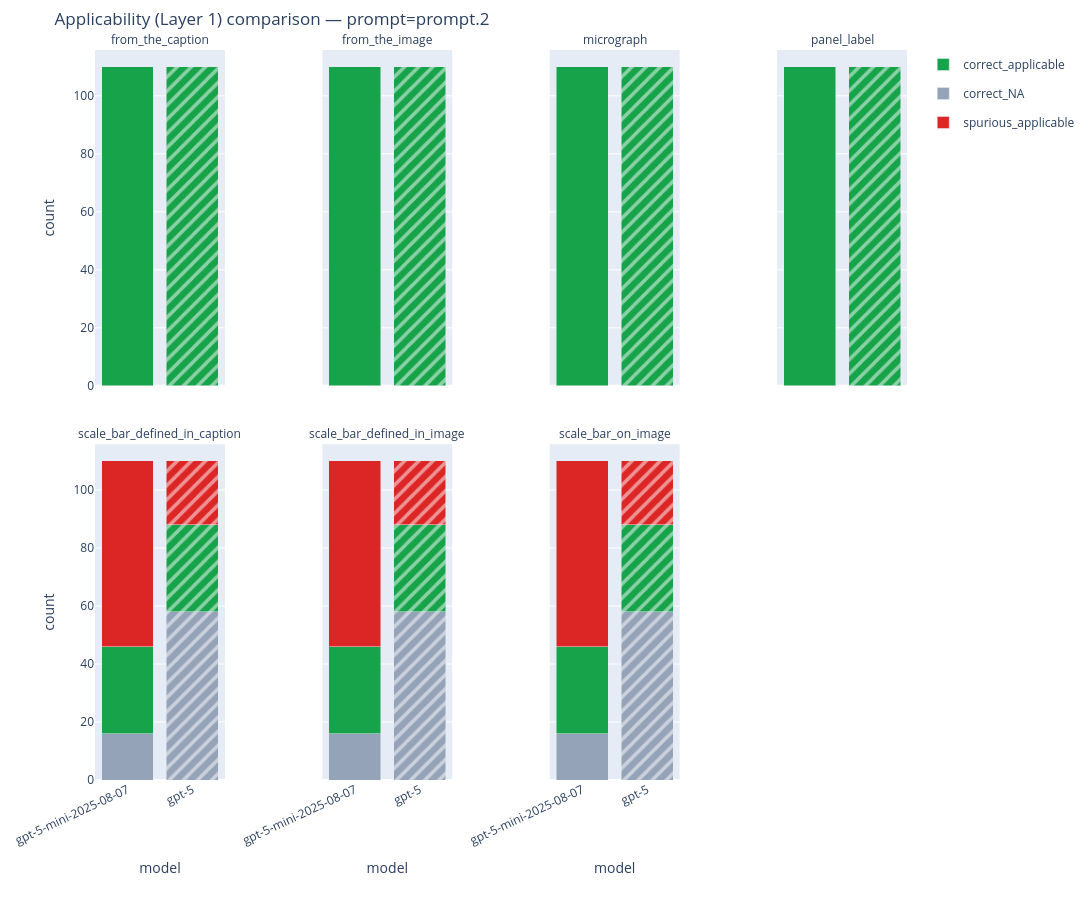

Here is the notebook cell this chart was saved with:
### Code cell
fig_layer1_model = plot_comparison_layer1(
    summaries,
    compare="model",
    prompt=PROMPT,
)
fig_layer1_model.update_layout(
    height=LAYER1_FIG_HEIGHT,
    width=LAYER1_FIG_WIDTH,
    autosize=True,
    margin=dict(l=40, r=20, t=50, b=120),
)
fig_layer1_model.show()

### Figure 1 — Plotly figure (JSON) as saved in the notebook; plotly's stock layout.template omitted (floating-point values rounded to 4 significant figures)
{"data": [{"customdata": [["from_the_caption", "gpt-5-mini-2025-08-07"], ["from_the_caption", "gpt-5"]], "hovertemplate": "field=%{customdata[0]}<br>model=%{customdata[1]}<br>correct_applicable=%{y}<extra></extra>", "legendgroup": "correct_applicable", "marker": {"color": "#16a34a", "pattern": {"fgcolor": "#ffffff", "shape": ["", "/"], "solidity": 0.35}}, "name": "correct_applicable", "showlegend": true, "type": "bar", "x": ["gpt-5-mini-2025-08-07", "gpt-5"], "xaxis": "x", "y": [110, 110], "yaxis": "y"}, {"customdata": [["from_the_image", "gpt-5-mini-2025-08-07"], ["from_the_image", "gpt-5"]], "hovertemplate": "field=%{customdata[0]}<br>model=%{customdata[1]}<br>correct_applicable=%{y}<extra></extra>", "legendgroup": "correct_applicable", "marker": {"color": "#16a34a", "pattern": {"fgcolor": "#ffffff", "shape": ["", "/"], "solidity": 0.35}}, "name": "correct_applicable", "showlegend": false, "type": "bar", "x": ["gpt-5-mini-2025-08-07", "gpt-5"], "xaxis": "x2", "y": [110, 110], "yaxis": "y2"}, {"customdata": [["micrograph", "gpt-5-mini-2025-08-07"], ["micrograph", "gpt-5"]], "hovertemplate": "field=%{customdata[0]}<br>model=%{customdata[1]}<br>correct_applicable=%{y}<extra></extra>", "legendgroup": "correct_applicable", "marker": {"color": "#16a34a", "pattern": {"fgcolor": "#ffffff", "shape": ["", "/"], "solidity": 0.35}}, "name": "correct_applicable", "showlegend": false, "type": "bar", "x": ["gpt-5-mini-2025-08-07", "gpt-5"], "xaxis": "x3", "y": [110, 110], "yaxis": "y3"}, {"customdata": [["panel_label", "gpt-5-mini-2025-08-07"], ["panel_label", "gpt-5"]], "hovertemplate": "field=%{customdata[0]}<br>model=%{customdata[1]}<br>correct_applicable=%{y}<extra></extra>", "legendgroup": "correct_applicable", "marker": {"color": "#16a34a", "pattern": {"fgcolor": "#ffffff", "shape": ["", "/"], "solidity": 0.35}}, "name": "correct_applicable", "showlegend": false, "type": "bar", "x": ["gpt-5-mini-2025-08-07", "gpt-5"], "xaxis": "x4", "y": [110, 110], "yaxis": "y4"}, {"customdata": [["scale_bar_defined_in_caption", "gpt-5-mini-2025-08-07"], ["scale_bar_defined_in_caption", "gpt-5"]], "hovertemplate": "field=%{customdata[0]}<br>model=%{customdata[1]}<br>correct_NA=%{y}<extra></extra>", "legendgroup": "correct_NA", "marker": {"color": "#94a3b8", "pattern": {"fgcolor": "#ffffff", "shape": ["", "/"], "solidity": 0.35}}, "name": "correct_NA", "showlegend": true, "type": "bar", "x": ["gpt-5-mini-2025-08-07", "gpt-5"], "xaxis": "x5", "y": [16, 58], "yaxis": "y5"}, {"customdata": [["scale_bar_defined_in_caption", "gpt-5-mini-2025-08-07"], ["scale_bar_defined_in_caption", "gpt-5"]], "hovertemplate": "field=%{customdata[0]}<br>model=%{customdata[1]}<br>correct_applicable=%{y}<extra></extra>", "legendgroup": "correct_applicable", "marker": {"color": "#16a34a", "pattern": {"fgcolor": "#ffffff", "shape": ["", "/"], "solidity": 0.35}}, "name": "correct_applicable", "showlegend": false, "type": "bar", "x": ["gpt-5-mini-2025-08-07", "gpt-5"], "xaxis": "x5", "y": [30, 30], "yaxis": "y5"}, {"customdata": [["scale_bar_defined_in_caption", "gpt-5-mini-2025-08-07"], ["scale_bar_defined_in_caption", "gpt-5"]], "hovertemplate": "field=%{customdata[0]}<br>model=%{customdata[1]}<br>spurious_applicable=%{y}<extra></extra>", "legendgroup": "spurious_applicable", "marker": {"color": "#dc2626", "pattern": {"fgcolor": "#ffffff", "shape": ["", "/"], "solidity": 0.35}}, "name": "spurious_applicable", "showlegend": true, "type": "bar", "x": ["gpt-5-mini-2025-08-07", "gpt-5"], "xaxis": "x5", "y": [64, 22], "yaxis": "y5"}, {"customdata": [["scale_bar_defined_in_image", "gpt-5-mini-2025-08-07"], ["scale_bar_defined_in_image", "gpt-5"]], "hovertemplate": "field=%{customdata[0]}<br>model=%{customdata[1]}<br>correct_NA=%{y}<extra></extra>", "legendgroup": "correct_NA", "marker": {"color": "#94a3b8", "pattern": {"fgcolor": "#ffffff", "shape": ["", "/"], "solidity": 0.35}}, "name": "correct_NA", "showlegend": false, "type": "bar", "x": ["gpt-5-mini-2025-08-07", "gpt-5"], "xaxis": "x6", "y": [16, 58], "yaxis": "y6"}, {"customdata": [["scale_bar_defined_in_image", "gpt-5-mini-2025-08-07"], ["scale_bar_defined_in_image", "gpt-5"]], "hovertemplate": "field=%{customdata[0]}<br>model=%{customdata[1]}<br>correct_applicable=%{y}<extra></extra>", "legendgroup": "correct_applicable", "marker": {"color": "#16a34a", "pattern": {"fgcolor": "#ffffff", "shape": ["", "/"], "solidity": 0.35}}, "name": "correct_applicable", "showlegend": false, "type": "bar", "x": ["gpt-5-mini-2025-08-07", "gpt-5"], "xaxis": "x6", "y": [30, 30], "yaxis": "y6"}, {"customdata": [["scale_bar_defined_in_image", "gpt-5-mini-2025-08-07"], ["scale_bar_defined_in_image", "gpt-5"]], "hovertemplate": "field=%{customdata[0]}<br>model=%{customdata[1]}<br>spurious_applicable=%{y}<extra></extra>", "legendgroup": "spurious_applicable", "marker": {"color": "#dc2626", "pattern": {"fgcolor": "#ffffff", "shape": ["", "/"], "solidity": 0.35}}, "name": "spurious_applicable", "showlegend": false, "type": "bar", "x": ["gpt-5-mini-2025-08-07", "gpt-5"], "xaxis": "x6", "y": [64, 22], "yaxis": "y6"}, {"customdata": [["scale_bar_on_image", "gpt-5-mini-2025-08-07"], ["scale_bar_on_image", "gpt-5"]], "hovertemplate": "field=%{customdata[0]}<br>model=%{customdata[1]}<br>correct_NA=%{y}<extra></extra>", "legendgroup": "correct_NA", "marker": {"color": "#94a3b8", "pattern": {"fgcolor": "#ffffff", "shape": ["", "/"], "solidity": 0.35}}, "name": "correct_NA", "showlegend": false, "type": "bar", "x": ["gpt-5-mini-2025-08-07", "gpt-5"], "xaxis": "x7", "y": [16, 58], "yaxis": "y7"}, {"customdata": [["scale_bar_on_image", "gpt-5-mini-2025-08-07"], ["scale_bar_on_image", "gpt-5"]], "hovertemplate": "field=%{customdata[0]}<br>model=%{customdata[1]}<br>correct_applicable=%{y}<extra></extra>", "legendgroup": "correct_applicable", "marker": {"color": "#16a34a", "pattern": {"fgcolor": "#ffffff", "shape": ["", "/"], "solidity": 0.35}}, "name": "correct_applicable", "showlegend": false, "type": "bar", "x": ["gpt-5-mini-2025-08-07", "gpt-5"], "xaxis": "x7", "y": [30, 30], "yaxis": "y7"}, {"customdata": [["scale_bar_on_image", "gpt-5-mini-2025-08-07"], ["scale_bar_on_image", "gpt-5"]], "hovertemplate": "field=%{customdata[0]}<br>model=%{customdata[1]}<br>spurious_applicable=%{y}<extra></extra>", "legendgroup": "spurious_applicable", "marker": {"color": "#dc2626", "pattern": {"fgcolor": "#ffffff", "shape": ["", "/"], "solidity": 0.35}}, "name": "spurious_applicable", "showlegend": false, "type": "bar", "x": ["gpt-5-mini-2025-08-07", "gpt-5"], "xaxis": "x7", "y": [64, 22], "yaxis": "y7"}], "layout": {"annotations": [{"align": "center", "font": {"size": 12}, "showarrow": false, "text": "from_the_caption", "x": 0.08, "xanchor": "center", "xref": "paper", "y": 1, "yanchor": "bottom", "yref": "paper"}, {"align": "center", "font": {"size": 12}, "showarrow": false, "text": "from_the_image", "x": 0.36, "xanchor": "center", "xref": "paper", "y": 1, "yanchor": "bottom", "yref": "paper"}, {"align": "center", "font": {"size": 12}, "showarrow": false, "text": "micrograph", "x": 0.64, "xanchor": "center", "xref": "paper", "y": 1, "yanchor": "bottom", "yref": "paper"}, {"align": "center", "font": {"size": 12}, "showarrow": false, "text": "panel_label", "x": 0.92, "xanchor": "center", "xref": "paper", "y": 1, "yanchor": "bottom", "yref": "paper"}, {"align": "center", "font": {"size": 12}, "showarrow": false, "text": "scale_bar_defined_in_caption", "x": 0.08, "xanchor": "center", "xref": "paper", "y": 0.46, "yanchor": "bottom", "yref": "paper"}, {"align": "center", "font": {"size": 12}, "showarrow": false, "text": "scale_bar_defined_in_image", "x": 0.36, "xanchor": "center", "xref": "paper", "y": 0.46, "yanchor": "bottom", "yref": "paper"}, {"align": "center", "font": {"size": 12}, "showarrow": false, "text": "scale_bar_on_image", "x": 0.64, "xanchor": "center", "xref": "paper", "y": 0.46, "yanchor": "bottom", "yref": "paper"}], "autosize": true, "barmode": "stack", "height": 900, "margin": {"b": 120, "l": 40, "r": 20, "t": 50}, "title": {"text": "Applicability (Layer 1) comparison — prompt=prompt.2"}, "width": 1200, "xaxis": {"anchor": "y", "domain": [0, 0.16], "matches": "x5", "showticklabels": false}, "xaxis2": {"anchor": "y2", "domain": [0.28, 0.44], "matches": "x6", "showticklabels": false}, "xaxis3": {"anchor": "y3", "domain": [0.56, 0.72], "matches": "x7", "showticklabels": false}, "xaxis4": {"anchor": "y4", "domain": [0.84, 1], "matches": "x8", "showticklabels": false}, "xaxis5": {"anchor": "y5", "domain": [0, 0.16], "tickangle": -25, "title": {"text": "model"}}, "xaxis6": {"anchor": "y6", "domain": [0.28, 0.44], "tickangle": -25, "title": {"text": "model"}}, "xaxis7": {"anchor": "y7", "domain": [0.56, 0.72], "tickangle": -25, "title": {"text": "model"}}, "xaxis8": {"anchor": "y8", "domain": [0.84, 1], "tickangle": -25, "title": {"text": "model"}}, "yaxis": {"anchor": "x", "domain": [0.54, 1], "rangemode": "tozero", "title": {"text": "count"}}, "yaxis2": {"anchor": "x2", "domain": [0.54, 1], "matches": "y", "showticklabels": false}, "yaxis3": {"anchor": "x3", "domain": [0.54, 1], "matches": "y", "showticklabels": false}, "yaxis4": {"anchor": "x4", "domain": [0.54, 1], "matches": "y", "showticklabels": false}, "yaxis5": {"anchor": "x5", "domain": [0, 0.46], "rangemode": "tozero", "title": {"text": "count"}}, "yaxis6": {"anchor": "x6", "domain": [0, 0.46], "matches": "y5", "showticklabels": false}, "yaxis7": {"anchor": "x7", "domain": [0, 0.46], "matches": "y5", "showticklabels": false}, "yaxis8": {"anchor": "x8", "domain": [0, 0.46], "matches": "y5", "showticklabels": false}}}
